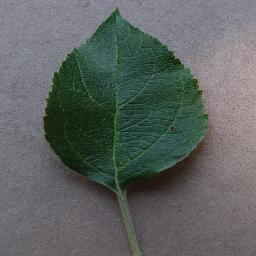
#> input picture ff_vit_re/Cloud_test/fixtures/host_smoke/leaf.jpg, 256 x 256 px
$ python -i prepare_dataset.py   (imports and definitions only)
#> lines starting #> are read from the running program, lines starting #| are printed output that depends on the picture
"""Export real ImageNet images for the unchanged E07 model, not a new model.

No model weights, ROM, RTL or FPGA files are generated by this script.
The fixed prefix subset is chosen before any inference result is available.
"""
import argparse
import csv
import hashlib
import io
import json
import struct
import zlib
from pathlib import Path

import numpy as np
from PIL import Image

FRAME_BYTES = 301056
MEAN = np.asarray([.485,.456,.406], dtype=np.float32)[:,None,None]
STD = np.asarray([.229,.224,.225], dtype=np.float32)[:,None,None]


def digest(path):
    with Path(path).open("rb") as stream:
        return hashlib.file_digest(stream,"sha256").hexdigest()


def pack_normalized_chw(image):
    image = np.asarray(image,dtype=np.float32)
    if image.shape != (3,224,224) or not np.isfinite(image).all():
        raise ValueError("expected finite normalized float32 CHW[3,224,224]")
    q = np.clip(np.rint(image * np.float32(64)), -32768,32767).astype("<i2")
    # logical[patch_y,patch_x,channel,within_y,within_x], row-major patches
    logical = q.reshape(3,14,16,14,16).transpose(1,3,0,2,4).reshape(196,768)
    physical = logical.reshape(98,2,768).transpose(0,2,1)
    return physical.astype("<i2",copy=False).tobytes(order="C")


def pack_jpeg(jpeg):
    with Image.open(io.BytesIO(jpeg)) as raw:
        im = raw.convert("RGB")
        w,h = im.size
        if w <= h:
            ow,oh = 248,int(248*h/w)
        else:
            ow,oh = int(248*w/h),248
        im = im.resize((ow,oh),resample=Image.Resampling.BICUBIC)
        left,top = int(round((ow-224)/2)),int(round((oh-224)/2))
        im = im.crop((left,top,left+224,top+224))
        x = np.asarray(im,dtype=np.float32).transpose(2,0,1)/np.float32(255)
        x = (x-MEAN)/STD
        return pack_normalized_chw(x)


def export_dataset(data,out,*,count=1000,chunk_frames=1000):
    import pyarrow.parquet as pq
    data,out = Path(data),Path(out)
    if not 1 <= count <= 50000 or not 1 <= chunk_frames <= 1000:
        raise ValueError("count must be 1..50000; chunk_frames 1..1000 (FAT32 safe)")
    files = sorted(data.glob("validation-*.parquet"))
    if not files:
        raise FileNotFoundError(f"no validation Parquet files: {data}")
    if sum(pq.ParquetFile(p).metadata.num_rows for p in files) < count:
        raise ValueError("requested more unique images than available")
    out.mkdir(parents=True,exist_ok=False)
    originals = out/"original_images"
    originals.mkdir()
    seen=set()
    distribution={}
    sources=[]
    frame = 0
    chunk = None
    try:
        with (out/"INDEX.BIN").open("xb") as index, (out/"SAMPLES.CSV").open("x",newline="") as mapping:
            index.write(struct.pack("<8s6I",b"IM1KE07\0",1,count,FRAME_BYTES,chunk_frames,12,0))
            writer=csv.writer(mapping)
            writer.writerow(["index","source_parquet","source_row","original_path","label",
                             "image_sha256","input_sha256","input_crc32","chunk","byte_offset"])
            for path in files:
                if frame == count:
                    break
                sources.append({"path":str(path.resolve()),"sha256":digest(path)})
                row=0
                for batch in pq.ParquetFile(path).iter_batches(batch_size=64,columns=["image","label"]):
                    for record in batch.to_pylist():
                        if frame == count:
                            break
                        image=record["image"]
                        label=record["label"]
                        if type(label) is not int or not 0 <= label < 1000:
                            raise ValueError(f"invalid label at {path}:{row}")
                        identity=image["path"]
                        if not identity or identity in seen:
                            raise ValueError(f"duplicate/missing image identity: {identity}")
                        seen.add(identity)
                        jpeg=image["bytes"]
                        payload=pack_jpeg(jpeg)
                        crc=zlib.crc32(payload)
                        if frame % chunk_frames == 0:
                            if chunk:
                                chunk.close()
                            chunk=(out/f"I{frame//chunk_frames:03d}.BIN").open("xb")
                        chunk.write(payload)
                        index.write(struct.pack("<3I",frame,label,crc))
                        (originals/f"V{frame:05d}.JPEG").write_bytes(jpeg)
                        writer.writerow([frame,path.name,row,identity,label,hashlib.sha256(jpeg).hexdigest(),
                            hashlib.sha256(payload).hexdigest(),f"{crc:08x}",f"I{frame//chunk_frames:03d}.BIN",
                            (frame%chunk_frames)*FRAME_BYTES])
                        distribution[label]=distribution.get(label,0)+1
                        frame+=1
                        row+=1
                        if frame % 100 == 0:
                            print(f"EXPORTED={frame}/{count}",flush=True)
                    if frame == count:
                        break
            if frame != count:
                raise RuntimeError("incomplete dataset export")
    finally:
        if chunk:
            chunk.close()
    output_files=[out/"INDEX.BIN",out/"SAMPLES.CSV",*sorted(out.glob("I???.BIN"))]
    manifest={"status":"READY_FOR_BOARD_TEST_NOT_MEASURED","model":"unchanged frozen E07",
        "scope":"cross-dataset evaluation; no ImageNet model parameters loaded",
        "selection":"first N unique rows in sorted validation Parquet shard order; no inference filtering",
        "count":count,"classes_present":len(distribution),"class_counts":distribution,
        "chunk_frames":chunk_frames,"bytes_per_frame":FRAME_BYTES,
        "preprocessing":{"resize_short_side":248,"center_crop":224,"interpolation":"PIL bicubic",
            "mean":[.485,.456,.406],"std":[.229,.224,.225],"input_scale":1/64,
            "rounding":"nearest ties-to-even","dtype":"little-endian signed int16",
            "logical_layout":"[196,768] channel/patch_y/patch_x within each patch",
            "dma_layout":"[98,768,2] token-pair interleaved; no token omitted at input"},
        "sources":sources,"files":{p.name:{"bytes":p.stat().st_size,"sha256":digest(p)} for p in output_files}}
    (out/"dataset_identity.json").write_text(json.dumps(manifest,indent=2)+"\n")
    return manifest


# [9 lines not run here, left out]

>>> import cv2
>>> picture = cv2.imread('../../../../../ff_vit_re/Cloud_test/fixtures/host_smoke/leaf.jpg', cv2.IMREAD_GRAYSCALE)
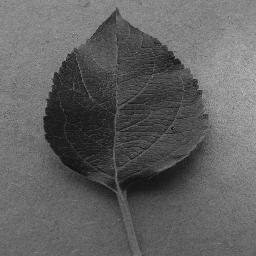
#> picture: shape (256, 256); min 5, max 195, mean 97.6
>>> result = export_dataset(picture, 'out.png')
#> (the run stopped early here; a loop or call above may not have finished)
